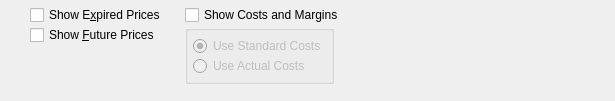
<?xml version="1.0" encoding="UTF-8"?>
<ui version="4.0">
 <comment>This file is part of the xTuple ERP: PostBooks Edition, a free and
open source Enterprise Resource Planning software suite,
Copyright (c) 1999-2011 by OpenMFG LLC, d/b/a xTuple.
It is licensed to you under the Common Public Attribution License
version 1.0, the full text of which (including xTuple-specific Exhibits)
is available at www.xtuple.com/CPAL.  By using this software, you agree
to be bound by its terms.</comment>
 <class>dspPricesByItem</class>
 <widget class="QWidget" name="dspPricesByItem">
  <property name="geometry">
   <rect>
    <x>0</x>
    <y>0</y>
    <width>615</width>
    <height>101</height>
   </rect>
  </property>
  <property name="windowTitle">
   <string>Prices by Item</string>
  </property>
  <layout class="QHBoxLayout" name="horizontalLayout">
   <item>
    <layout class="QVBoxLayout" name="verticalLayout">
     <item>
      <widget class="ItemCluster" name="_item"/>
     </item>
     <item>
      <spacer name="verticalSpacer">
       <property name="orientation">
        <enum>Qt::Vertical</enum>
       </property>
       <property name="sizeHint" stdset="0">
        <size>
         <width>20</width>
         <height>0</height>
        </size>
       </property>
      </spacer>
     </item>
    </layout>
   </item>
   <item>
    <layout class="QVBoxLayout">
     <property name="spacing">
      <number>0</number>
     </property>
     <item>
      <widget class="XCheckBox" name="_showExpired">
       <property name="sizePolicy">
        <sizepolicy hsizetype="Fixed" vsizetype="Fixed">
         <horstretch>0</horstretch>
         <verstretch>0</verstretch>
        </sizepolicy>
       </property>
       <property name="text">
        <string>Show E&amp;xpired Prices</string>
       </property>
      </widget>
     </item>
     <item>
      <layout class="QHBoxLayout">
       <property name="spacing">
        <number>0</number>
       </property>
       <item>
        <widget class="XCheckBox" name="_showFuture">
         <property name="text">
          <string>Show &amp;Future Prices</string>
         </property>
        </widget>
       </item>
       <item>
        <spacer>
         <property name="orientation">
          <enum>Qt::Horizontal</enum>
         </property>
         <property name="sizeType">
          <enum>QSizePolicy::Preferred</enum>
         </property>
         <property name="sizeHint" stdset="0">
          <size>
           <width>20</width>
           <height>20</height>
          </size>
         </property>
        </spacer>
       </item>
      </layout>
     </item>
     <item>
      <spacer>
       <property name="orientation">
        <enum>Qt::Vertical</enum>
       </property>
       <property name="sizeType">
        <enum>QSizePolicy::Expanding</enum>
       </property>
       <property name="sizeHint" stdset="0">
        <size>
         <width>20</width>
         <height>0</height>
        </size>
       </property>
      </spacer>
     </item>
    </layout>
   </item>
   <item>
    <layout class="QVBoxLayout">
     <property name="spacing">
      <number>0</number>
     </property>
     <item>
      <widget class="XCheckBox" name="_showCosts">
       <property name="sizePolicy">
        <sizepolicy hsizetype="Fixed" vsizetype="Fixed">
         <horstretch>0</horstretch>
         <verstretch>0</verstretch>
        </sizepolicy>
       </property>
       <property name="text">
        <string>Show Costs and Margins</string>
       </property>
      </widget>
     </item>
     <item>
      <layout class="QHBoxLayout">
       <property name="spacing">
        <number>0</number>
       </property>
       <item>
        <widget class="QGroupBox" name="_costsGroup">
         <property name="enabled">
          <bool>false</bool>
         </property>
         <property name="title">
          <string/>
         </property>
         <layout class="QVBoxLayout">
          <property name="spacing">
           <number>0</number>
          </property>
          <property name="margin">
           <number>5</number>
          </property>
          <item>
           <widget class="QRadioButton" name="_useStandardCosts">
            <property name="text">
             <string>Use Standard Costs</string>
            </property>
            <property name="checked">
             <bool>true</bool>
            </property>
           </widget>
          </item>
          <item>
           <widget class="QRadioButton" name="_useActualCosts">
            <property name="text">
             <string>Use Actual Costs</string>
            </property>
           </widget>
          </item>
         </layout>
        </widget>
       </item>
       <item>
        <spacer>
         <property name="orientation">
          <enum>Qt::Horizontal</enum>
         </property>
         <property name="sizeType">
          <enum>QSizePolicy::Expanding</enum>
         </property>
         <property name="sizeHint" stdset="0">
          <size>
           <width>0</width>
           <height>20</height>
          </size>
         </property>
        </spacer>
       </item>
      </layout>
     </item>
     <item>
      <spacer>
       <property name="orientation">
        <enum>Qt::Vertical</enum>
       </property>
       <property name="sizeType">
        <enum>QSizePolicy::Expanding</enum>
       </property>
       <property name="sizeHint" stdset="0">
        <size>
         <width>20</width>
         <height>0</height>
        </size>
       </property>
      </spacer>
     </item>
    </layout>
   </item>
  </layout>
 </widget>
 <layoutdefault spacing="5" margin="5"/>
 <pixmapfunction>qPixmapFromMimeSource</pixmapfunction>
 <customwidgets>
  <customwidget>
   <class>ItemCluster</class>
   <extends>QWidget</extends>
   <header>itemcluster.h</header>
  </customwidget>
  <customwidget>
   <class>XCheckBox</class>
   <extends>QCheckBox</extends>
   <header>xcheckbox.h</header>
  </customwidget>
 </customwidgets>
 <tabstops>
  <tabstop>_item</tabstop>
  <tabstop>_showExpired</tabstop>
  <tabstop>_showFuture</tabstop>
  <tabstop>_showCosts</tabstop>
  <tabstop>_useStandardCosts</tabstop>
 </tabstops>
 <resources/>
 <connections>
  <connection>
   <sender>_showCosts</sender>
   <signal>toggled(bool)</signal>
   <receiver>_costsGroup</receiver>
   <slot>setEnabled(bool)</slot>
   <hints>
    <hint type="sourcelabel">
     <x>459</x>
     <y>27</y>
    </hint>
    <hint type="destinationlabel">
     <x>460</x>
     <y>50</y>
    </hint>
   </hints>
  </connection>
 </connections>
</ui>
